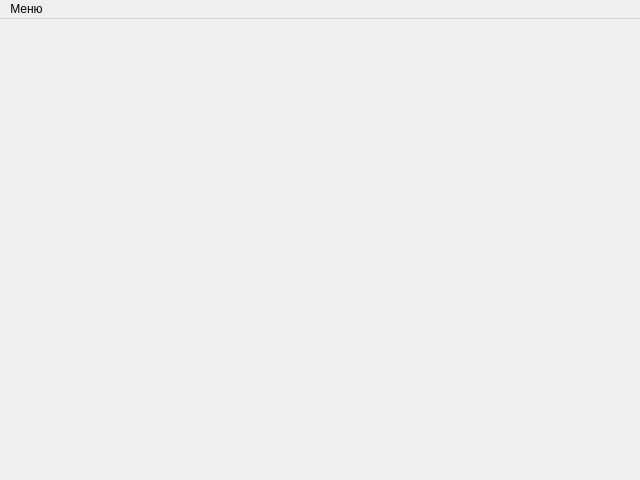
<?xml version="1.0" encoding="UTF-8"?>
<ui version="4.0">
 <class>MainWindow</class>
 <widget class="QMainWindow" name="MainWindow">
  <property name="geometry">
   <rect>
    <x>0</x>
    <y>0</y>
    <width>640</width>
    <height>480</height>
   </rect>
  </property>
  <property name="windowTitle">
   <string>MainWindow</string>
  </property>
  <widget class="QWidget" name="centralwidget">
   <widget class="QWidget" name="gridLayoutWidget">
    <property name="geometry">
     <rect>
      <x>0</x>
      <y>0</y>
      <width>231</width>
      <height>191</height>
     </rect>
    </property>
    <layout class="QGridLayout" name="gridLayout"/>
   </widget>
  </widget>
  <widget class="QMenuBar" name="menubar">
   <property name="geometry">
    <rect>
     <x>0</x>
     <y>0</y>
     <width>640</width>
     <height>21</height>
    </rect>
   </property>
   <widget class="QMenu" name="menu">
    <property name="title">
     <string>Меню</string>
    </property>
    <addaction name="action"/>
    <addaction name="action_2"/>
    <addaction name="action_3"/>
   </widget>
   <addaction name="menu"/>
  </widget>
  <action name="action">
   <property name="text">
    <string>Настройки</string>
   </property>
  </action>
  <action name="action_2">
   <property name="text">
    <string>Помощь</string>
   </property>
  </action>
  <action name="action_3">
   <property name="text">
    <string>Выход</string>
   </property>
  </action>
 </widget>
 <resources/>
 <connections/>
</ui>
